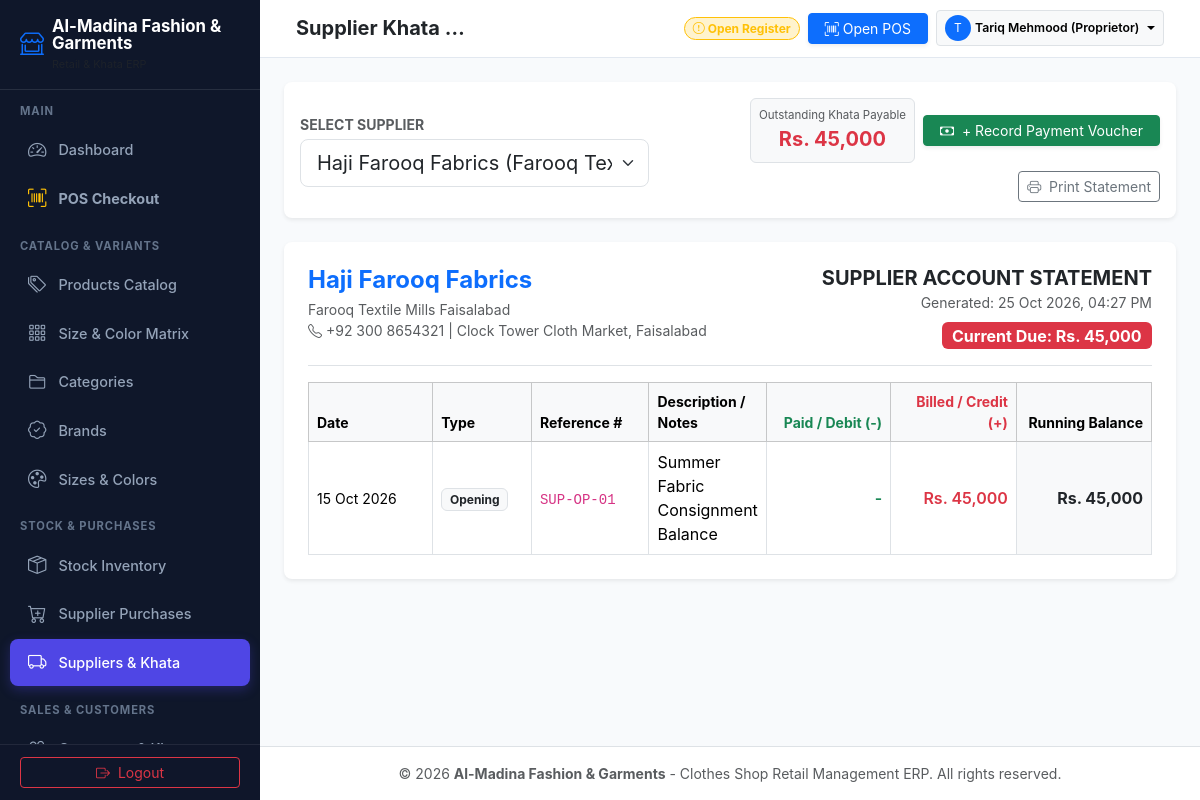
Page /supplier_ledger.php (signed in) on the committed database.
### tables this page shows
CREATE TABLE `suppliers` (
  `id` INT AUTO_INCREMENT PRIMARY KEY,
  `name` VARCHAR(100) NOT NULL,
  `company_name` VARCHAR(100) NULL,
  `phone` VARCHAR(30) NOT NULL,
  `email` VARCHAR(100) NULL,
  `address` TEXT NULL,
  `opening_balance` DECIMAL(12,2) NOT NULL DEFAULT 0.00,
  `current_balance` DECIMAL(12,2) NOT NULL DEFAULT 0.00,
  `status` ENUM('active', 'inactive') NOT NULL DEFAULT 'active',
  `created_at` TIMESTAMP DEFAULT CURRENT_TIMESTAMP
);

CREATE TABLE `supplier_ledger` (
  `id` INT AUTO_INCREMENT PRIMARY KEY,
  `supplier_id` INT NOT NULL,
  `entry_date` DATETIME NOT NULL,
  `transaction_type` ENUM('opening', 'purchase', 'payment', 'return', 'adjustment') NOT NULL,
  `reference_id` INT NULL,
  `reference_no` VARCHAR(50) NULL,
  `debit` DECIMAL(12,2) NOT NULL DEFAULT 0.00,    
  `credit` DECIMAL(12,2) NOT NULL DEFAULT 0.00,   
  `balance` DECIMAL(12,2) NOT NULL DEFAULT 0.00,  
  `notes` VARCHAR(255) NULL,
  `created_at` TIMESTAMP DEFAULT CURRENT_TIMESTAMP,
  FOREIGN KEY (`supplier_id`) REFERENCES `suppliers`(`id`) ON DELETE CASCADE
);

### config/helpers.php (called while the page is built, shortened)
<?php
function format_currency($amount, $currency = null) {
    if ($currency === null) {
        $currency = 'Rs. ';
    }
    return $currency . number_format((float)$amount, 0);
}

### supplier_ledger.php (the view, shortened to what this page needs)
<?php
require_once __DIR__ . '/includes/header.php';
$supplier_id = intval($_GET['supplier_id'] ?? 0);
$suppliers = $pdo->query("SELECT * FROM suppliers ORDER BY name ASC")->fetchAll();
if ($supplier_id <= 0 && !empty($suppliers)) {
    $supplier_id = $suppliers[0]['id'];
}
$stmtSup = $pdo->prepare("SELECT * FROM suppliers WHERE id = ?");
$stmtSup->execute([$supplier_id]);
$current_supplier = $stmtSup->fetch();
$stmtLedger = $pdo->prepare("SELECT * FROM supplier_ledger WHERE supplier_id = ? ORDER BY entry_date ASC, id ASC");
$stmtLedger->execute([$supplier_id]);
$entries = $stmtLedger->fetchAll();
?>
<div class="card border-0 shadow-sm rounded-3 p-3 mb-4 no-print">
    <div class="row g-3 align-items-center">
        <div class="col-12 col-md-5">
            <label class="form-label small fw-bold text-muted mb-1">SELECT SUPPLIER</label>
            <form method="GET" action="supplier_ledger.php">
                <select name="supplier_id" class="form-select form-select-lg" onchange="this.form.submit()">
                    <?php foreach ($suppliers as $s): ?>
                        <option value="<?= $s['id'] ?>" <?= $s['id'] == $supplier_id ? 'selected' : '' ?>>
                            <?= htmlspecialchars($s['name']) ?> (<?= htmlspecialchars($s['company_name'] ?: 'Wholesale') ?>) - Payable: <?= format_currency($s['current_balance']) ?>
                        </option>
                    <?php endforeach; ?>
                </select>
            </form>
        </div>
        <?php if ($current_supplier): ?>
        <div class="col-12 col-md-7">
            <div class="d-flex flex-wrap gap-2 justify-content-md-end align-items-center">
                <div class="p-2 border rounded bg-light text-center" style="min-width: 140px;">
                    <small class="text-muted d-block" style="font-size: 0.72rem;">Outstanding Khata Payable</small>
                    <strong class="fs-5 text-danger"><?= format_currency($current_supplier['current_balance']) ?></strong>
                </div>
                <button class="btn btn-success btn-sm px-3 shadow-sm" data-bs-toggle="modal" data-bs-target="#paymentVoucherModal">
                    <i class="bi bi-cash me-1"></i> + Record Payment Voucher
                </button>
                <button class="btn btn-outline-secondary btn-sm" onclick="window.print()">
                    <i class="bi bi-printer me-1"></i> Print Statement
                </button>
            </div>
        </div>
        <?php endif; ?>
    </div>
</div>
<?php if ($current_supplier): ?>
<div class="card border-0 shadow-sm rounded-3 p-4 print-area">
    <div class="d-flex justify-content-between align-items-start border-bottom pb-3 mb-3">
        <div>
            <h4 class="fw-bold text-primary mb-1"><?= htmlspecialchars($current_supplier['name']) ?></h4>
            <div class="text-muted small"><?= htmlspecialchars($current_supplier['company_name'] ?: '') ?></div>
            <div class="text-muted small"><i class="bi bi-telephone"></i> <?= htmlspecialchars($current_supplier['phone']) ?> | <?= htmlspecialchars($current_supplier['address'] ?: '') ?></div>
        </div>
        <div class="text-end">
            <h5 class="fw-bold mb-0">SUPPLIER ACCOUNT STATEMENT</h5>
            <small class="text-muted">Generated: <?= date('d M Y, h:i A') ?></small>
            <div class="mt-2">
                <span class="badge bg-danger fs-6">Current Due: <?= format_currency($current_supplier['current_balance']) ?></span>
            </div>
        </div>
    </div>
    <div class="table-responsive">
        <table class="table table-bordered table-hover align-middle mb-0">
            <thead class="table-light small text-muted">
                <tr>
                    <th style="width: 130px;">Date</th>
                    <th style="width: 100px;">Type</th>
                    <th style="width: 120px;">Reference #</th>
                    <th>Description / Notes</th>
                    <th style="width: 130px;" class="text-end text-success">Paid / Debit (-)</th>
                    <th style="width: 130px;" class="text-end text-danger">Billed / Credit (+)</th>
                    <th style="width: 140px;" class="text-end bg-light">Running Balance</th>
                </tr>
            </thead>
            <tbody>
                <?php if (empty($entries)): ?>
                    <tr><td colspan="7" class="text-center py-4 text-muted">No transactions on this supplier statement yet.</td></tr>
                <?php else: ?>
                    <?php foreach ($entries as $e): ?>
                        <tr>
                            <td class="small"><?= date('d M Y', strtotime($e['entry_date'])) ?></td>
                            <td>
                                <span class="badge bg-light text-dark border"><?= ucfirst($e['transaction_type']) ?></span>
                            </td>
                            <td><code><?= htmlspecialchars($e['reference_no'] ?? '-') ?></code></td>
                            <td><?= htmlspecialchars($e['notes'] ?? '-') ?></td>
                            <td class="text-end fw-semibold text-success">
                                <?= $e['debit'] > 0 ? format_currency($e['debit']) : '-' ?>
                            </td>
                            <td class="text-end fw-semibold text-danger">
                                <?= $e['credit'] > 0 ? format_currency($e['credit']) : '-' ?>
                            </td>
                            <td class="text-end fw-bold text-dark bg-light">
                                <?= format_currency($e['balance']) ?>
                            </td>
                        </tr>
                    <?php endforeach; ?>
                <?php endif; ?>
            </tbody>
        </table>
    </div>
</div>
<?php endif; ?>
<?php require_once __DIR__ . '/includes/footer.php'; ?>

### assets/css/clothes-retail.css (style rules this page uses)
:root { --cr-primary: #4f46e5; --cr-primary-hover: #4338ca; --cr-secondary: #0ea5e9; --cr-dark: #1e1b4b; --cr-sidebar-bg: #0f172a; --cr-sidebar-hover: #1e293b; --cr-accent: #f43f5e; --cr-bg: #f8fafc; --cr-card-bg: #ffffff; --cr-border: #e2e8f0; }
html, body { height: 100%; }
body { background-color: var(--cr-bg); font-family: -apple-system, BlinkMacSystemFont, "Segoe UI", Roboto, "Helvetica Neue", Arial, sans-serif; color: #334155; min-height: 100%; }
@media (min-width: 992px) { html, body { height: 100vh; overflow: hidden; } }
.table-responsive { -webkit-overflow-scrolling: touch; }

### rows in the picture
suppliers: current_balance "Rs. 45,000", name "Haji Farooq Fabrics", company_name "Farooq Textile Mills Faisalabad", phone "+92 300 8654321", address "Clock Tower Cloth Market, Faisalabad"
supplier_ledger: entry_date "15 Oct 2026", transaction_type "Opening", reference_no "SUP-OP-01", notes "Summer Fabric Consignment Balance", credit "Rs. 45,000", balance "Rs. 45,000"

### other values in the picture
$shop_name "Al-Madina Fashion & Garments"
$page_title "Supplier Khata…"
$avatarLetter "T"
$displayName "Tariq Mehmood (Proprietor)"
form field supplier_id "Haji Farooq Fabrics (Farooq Textile Mills Faisalabad) - Payable: Rs. 45,000"
